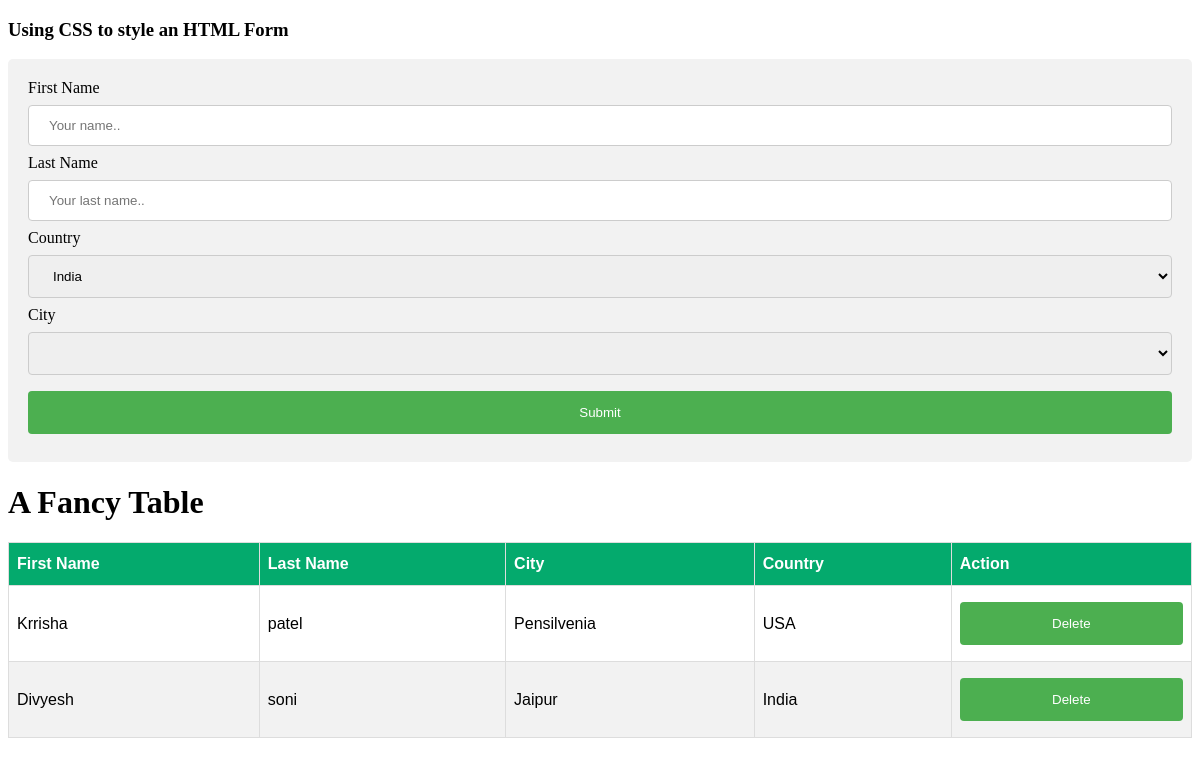
Before: / with the older database file.
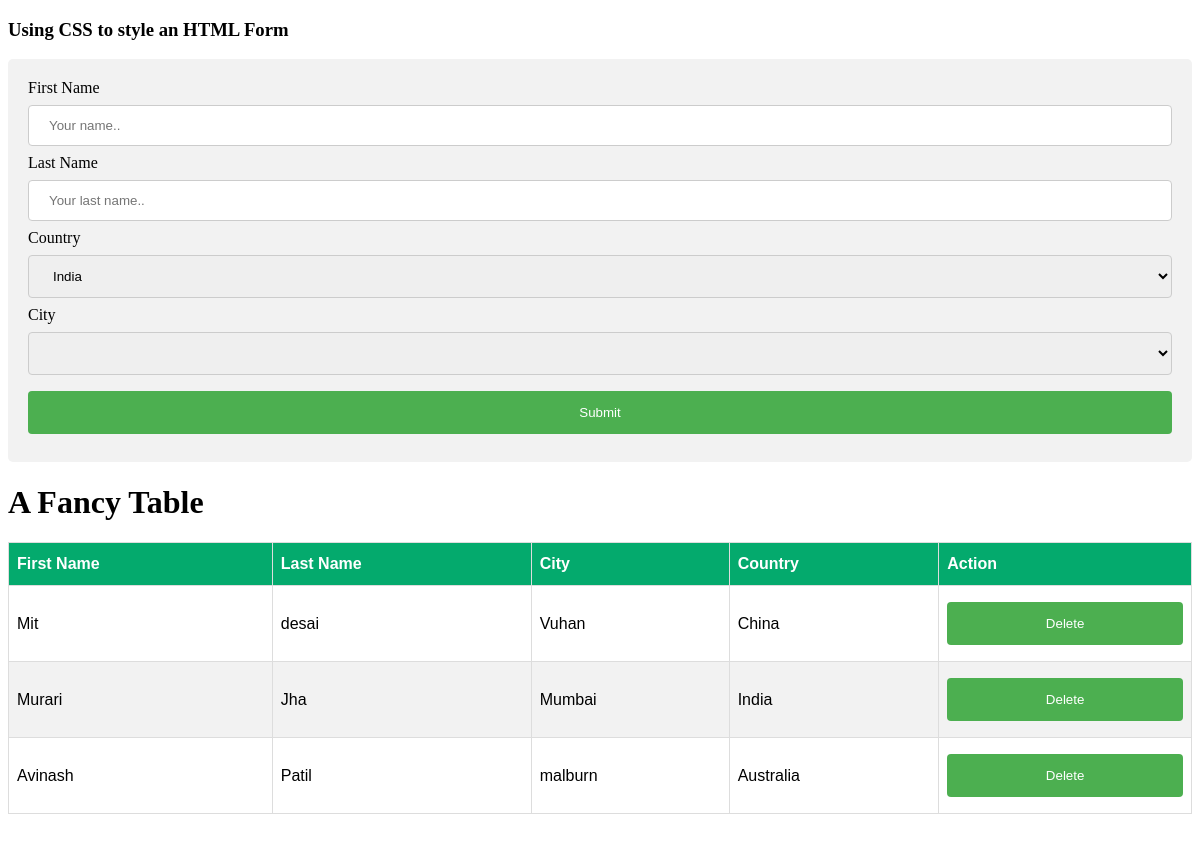
After: the same page with the newer database file.
### app1/models.py (models this page shows, shortened)
class User(models.Model):
    first_name = models.CharField(max_length=150)
    last_name = models.CharField(max_length=150)
    city = models.ForeignKey(Cities, on_delete=models.CASCADE)
    pic = models.FileField(upload_to='profile_pics', default='sad.jpg')

class Cities(models.Model):
    city_name = models.CharField(max_length=150)
    country = models.ForeignKey(Countries, on_delete=models.CASCADE)

class Countries(models.Model):
    country_name = models.CharField(max_length=150)

### app1/views.py (the view)
# urls.py: path('', index),
def index(request):
    countries = Countries.objects.all()
    all_u = User.objects.all()
    return render(request, 'index.html', {'all_countries': countries, 'all_data': all_u })

### app1/templates/index.html (shortened to what this page needs)
<!DOCTYPE html>
<html>
<body>
<h3>Using CSS to style an HTML Form</h3>
<div>
  <form action="">
    <label for="fname">First Name</label>
    <input type="text" id="fname" name="firstname" placeholder="Your name..">
    <label for="lname">Last Name</label>
    <input type="text" id="lname" name="lastname" placeholder="Your last name..">
    <label for="country">Country</label>
    <select id="country" name="country">
        {% for i in all_countries %}
      <option value="{{i.id}}" >{{i.country_name}}</option>
        {% endfor %}
    </select>
    <label for="city">City</label>
    <select id="city" name="city" >
    </select>
    <button type="button" onclick="row_create()" value="Submit"> Submit</button>
  </form>
</div>
<h1>A Fancy Table</h1>
<table id="customers">
<thead>
  <tr>
    <th>First Name</th>
    <th>Last Name</th>
    <th>City</th>
    <th>Country</th>
    <th>Action</th>
  </tr>
</thead>
  <tbody id="tbody">
  {% for i in all_data %}
  <tr>
    <td>{{i.first_name}}</td>
    <td>{{i.last_name}}</td>
    <td>{{i.city.city_name}}</td>
    <td>{{i.city.country.country_name}}</td>
    <td><button onclick="del_user({{i.id}})" >Delete</button></td>
  </tr>
{% endfor %}
</tbody>
</table>
<br><br><br>
</body>
</html>

### app1/templates/index.html (style rules this page uses)
input[type=text], select { width: 100%; padding: 12px 20px; margin: 8px 0; display: inline-block; border: 1px solid #ccc; border-radius: 4px; box-sizing: border-box; }
input[type=submit], button { width: 100%; background-color: #4CAF50; color: white; padding: 14px 20px; margin: 8px 0; border: none; border-radius: 4px; cursor: pointer; }
div { border-radius: 5px; background-color: #f2f2f2; padding: 20px; }
#customers { font-family: Arial, Helvetica, sans-serif; border-collapse: collapse; width: 100%; }
#customers td, #customers th { border: 1px solid #ddd; padding: 8px; }
#customers tr:nth-child(even) { background-color: #f2f2f2; }
#customers th { padding-top: 12px; padding-bottom: 12px; text-align: left; background-color: #04AA6D; color: white; }

Changed rows visible on the page:
removed User: first_name "Krrisha", last_name "patel", city.city_name "Pensilvenia", city.country.country_name "USA"
removed User: first_name "Divyesh", last_name "soni", city.city_name "Jaipur", city.country.country_name "India"
added User: first_name "Mit", last_name "desai", city.city_name "Vuhan", city.country.country_name "China"
added User: first_name "Murari", last_name "Jha", city.city_name "Mumbai", city.country.country_name "India"
added User: first_name "Avinash", last_name "Patil", city.city_name "malburn", city.country.country_name "Australia"
